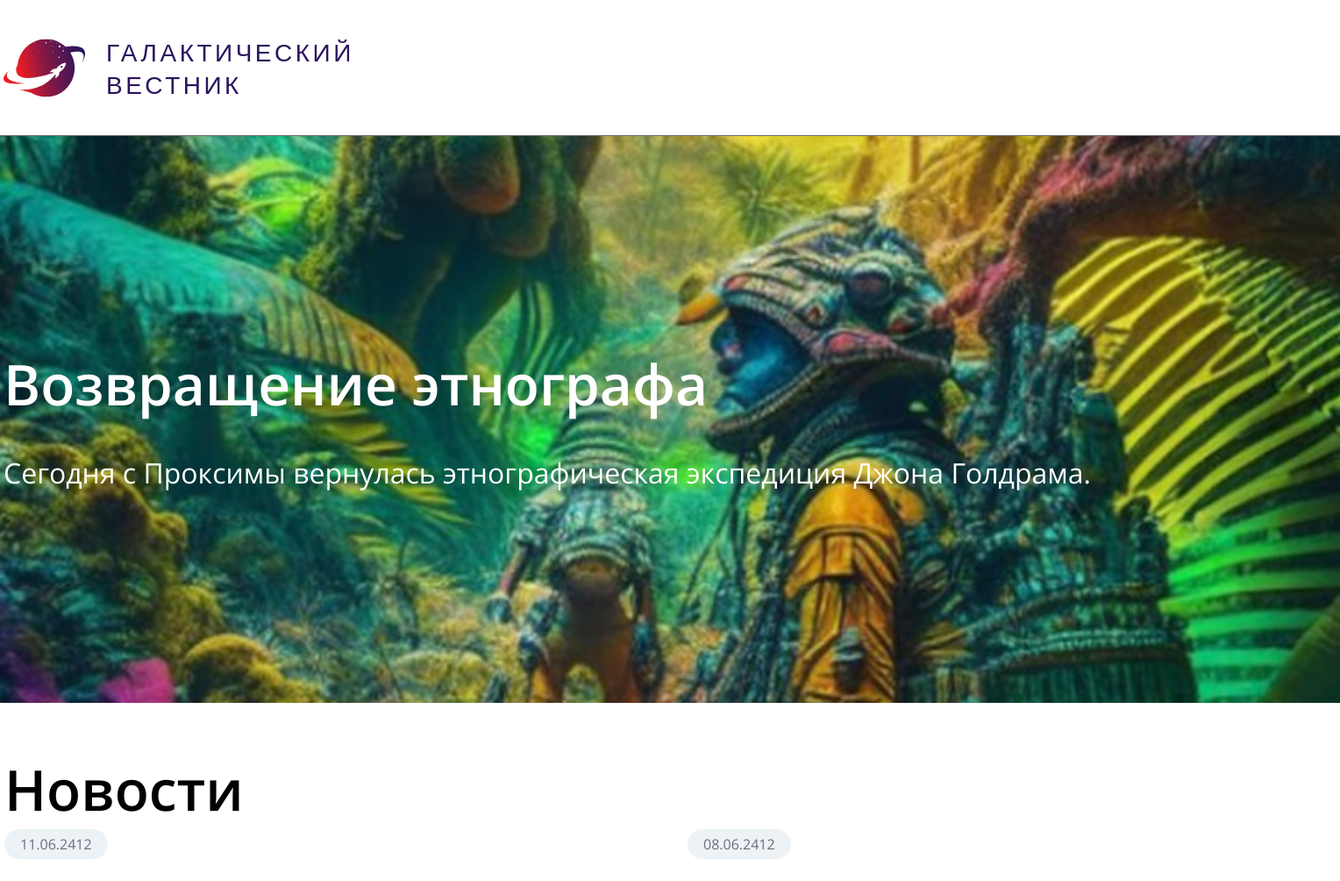
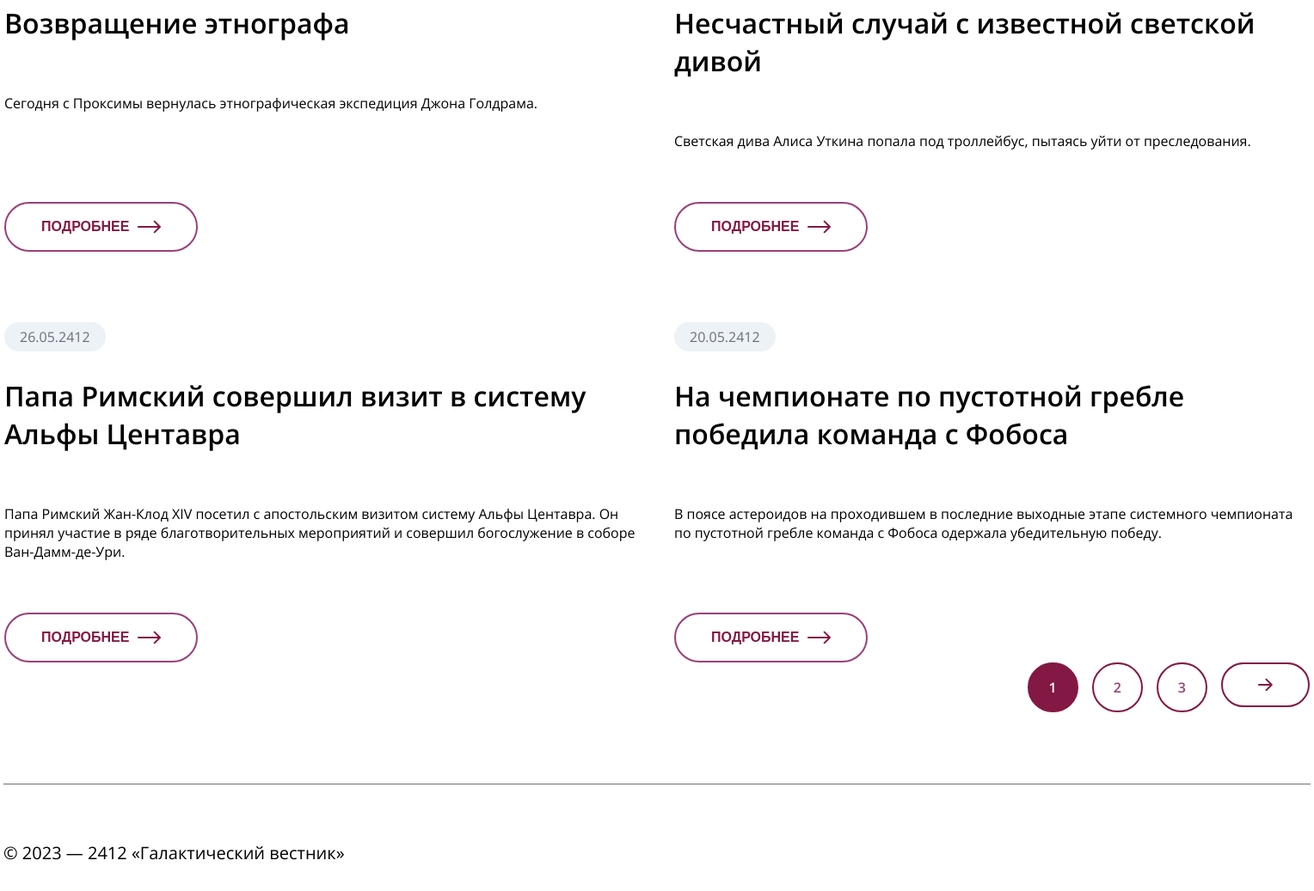
Page /news on the committed database (2 pictures, top to bottom).
### tables this page shows
CREATE TABLE `news` (
  `id` int(11) unsigned NOT NULL AUTO_INCREMENT,
  `date` datetime NULL DEFAULT NULL,
  `title` varchar(250) NOT NULL DEFAULT '',
  `announce` text NULL DEFAULT NULL,
  `content` text NULL DEFAULT NULL,
  `image` varchar(250) NOT NULL DEFAULT '',
  PRIMARY KEY (`id`),
  KEY `id` (`id`),

  KEY `idx_news_date` (`date`));

### app/Controllers/NewsController.php (called while the page is built, shortened)
<?php
class NewsController
{
    private ?News $model = null;
    public function __construct()
    {
        $this->model = new News();
    }
    public function index(): void
    {
        $numPage = !empty($_GET['page']) ? (int) $_GET['page'] : 1;
        $news = $this->model->getNews($numPage);
        $last = $this->model->getLastNews();
        $count = $this->model->getCountNews();
        include 'views/base.php';
    }
}

### index.php (called while the page is built, shortened)
<?php
require 'routes/route.php';

### app/Database.php (called while the page is built, shortened)
<?php
final class Database
{
    public static function connect()
    {
        $pdo = new \PDO(sprintf("%s:host=%s;dbname=%s",
            $_ENV['DB_CONNECTION'],
            $_ENV['DB_HOST'],
            $_ENV['DB_DATABASE']
        ), $_ENV['DB_USERNAME'], $_ENV['DB_PASSWORD']);
        $pdo->setAttribute(PDO::ATTR_ERRMODE, PDO::ERRMODE_EXCEPTION);
        return $pdo;
    }
}

### app/Models/News.php (called while the page is built, shortened)
<?php
class News
{
    private $db = null;
    public function __construct()
    {
        $this->db = Database::connect();
    }
    public function getNews($page)
    {
        try
        {
            $stmt = $this->db->query('SELECT * FROM `news` ORDER BY date DESC LIMIT 4 OFFSET ' . ($page - 1) * 4);
            return $stmt->fetchAll();
        } catch (PDOException $e) {
            throw new Exception($e->getMessage());
        }
    }
    public function getLastNews()
    {
        try
        {
            $stmt = $this->db->query('SELECT * FROM `news` ORDER BY date DESC LIMIT 1');
            return $stmt->fetch();
        } catch (PDOException $e) {
            throw new Exception($e->getMessage());
        }
    }
    public function getCountNews()
    {
        try
        {
            $stmt = $this->db->query('SELECT COUNT(*) FROM `news`');
            return $stmt->fetchColumn();
        } catch (PDOException $e) {
            throw new Exception($e->getMessage());
        }
    }
}

### views/news.php (the view, shortened to what this page needs)
<?php
    $lastPage = ceil($count / 4);
?>
<main>
    <section class="banner" style="background-image: url('/public/images/<?= $last['image'] ?>')">
        <div class="banner__container">
            <h2 class="banner__title"><?= $last['title'] ?></h2>
            <p class="banner__announce"><?= $last['announce'] ?></p>
        </div>
    </section>
    <section class="news">
        <div class="container">
            <h1 class="news__header">Новости</h1>
            <div class="news__cards">
                <?php foreach($news as $article): ?>
                    <a class="card" href="/news/<?= $article['id'] ?>">
                        <div class="card__content">
                            <div class="card__date"><?= date('d.m.Y', strtotime($article['date'])) ?></div>
                            <h2 class="card__title"><?= $article['title'] ?></h2>
                            <p class="card__announce"><?= $article['announce'] ?></p>
                        </div>
                        <button class="card__btn">
                            Подробнее
                            <img src="/public/images/Arrow.svg" alt="">
                        </button>
                    </a>
                <?php endforeach; ?>
            </div>
            <div class="news__controls">
                <button class="news__control active"><?= $numPage ?></button>
                <?php if ($numPage < $lastPage): ?>
                    <a href="/news?page=<?= $numPage + 1 ?>">
                        <button class="news__control"><?= $numPage + 1 ?></button>
                    </a>
                <?php endif; ?>
                <?php if ($numPage === 1): ?>
                    <a href="/news?page=<?= $numPage + 2 ?>">
                        <button class="news__control"><?= $numPage + 2 ?></button>
                    </a>
                <?php endif; ?>
                <?php if ($numPage < $lastPage): ?>
                    <a href="/news?page=<?= $numPage + 1 ?>">
                        <button class="news__control" id="next-page">
                            <img src="/public/images/SmallArrow.svg" alt="">
                        </button>
                    </a>
                <?php endif; ?>
            </div>
        </div>
    </section>
</main>

### public/style.css (style rules this page uses)
* { margin: 0; padding: 0; box-sizing: border-box; }
body { font-family: "Open Sans", sans-serif; font-weight: 400; }
a { text-decoration: none; color: inherit; }
.container { max-width: 1520px; margin: 0 auto; }
.banner { width: 100%; height: 646px; background-size: cover; background-position: center; }
.banner__container { display: flex; flex-direction: column; justify-content: center; height: 100%; max-width: 1520px; margin: 0 auto; }
.banner__title { font-weight: 600; color: #FFFFFF; font-size: 64px; line-height: 90px; }
.banner__announce + p { font-size: 32px; margin-top: 30px; line-height: 51px; color: #FFFFFF; }
.news { display: flex; flex-direction: column; margin-top: 54px; }
.news__header, .article__header { font-family: "Open Sans", sans-serif; font-weight: 600; font-size: 64px; line-height: 90px; }
.news__cards { display: grid; grid-template-columns: repeat(2, 739px); column-gap: 40px; row-gap: 82px; }
.card { display: flex; flex-direction: column; justify-content: space-between; gap: 30px; }
.card__date, .article__date { padding: 6px 18px 6px 18px; width: fit-content; border-radius: 20px; font-size: 16px; line-height: 22px; color: #6C6E7B; background-color: #ECF2F5; }
.card__content { min-height: 185px; display: flex; flex-direction: column; gap: 30px; }
.card__title { font-weight: 600; font-size: 32px; line-height: 44px; }
.card__announce { font-size: 20px; line-height: 32px; max-height: 110px; }
.card__btn, .article__btn { display: flex; align-items: center; border: 2px solid #9B407A; border-radius: 50px; width: fit-content; padding: 16px 41px 16px 41px; color: #841844; font-size: 16px; font-weight: 600; line-height: 22px; cursor: pointer; text-transform: uppercase; position: relative; background-color: inherit; }
.card__btn img { margin-left: 10px; }
.news__controls { display: flex; justify-content: flex-end; gap: 16px; margin-bottom: 83px; }
.news__control { border: 2px solid #841844; border-radius: 50px; padding: 16px 23px 16px 23px; cursor: pointer; font-size: 16px; font-weight: 600; line-height: 22px; color: #9B407A; display: flex; align-items: center; font-family: "Open Sans", sans-serif; background-color: inherit; }
.news__controls .active, .news__control:hover { color: #FFFFFF; background-color: #841844; }
#prev-page, #next-page { padding: 16px 41px 16px 41px; }

### rows in the picture
news: image (picture), title "Возвращение этнографа", announce "Сегодня с Проксимы вернулась этнографическая экспедиция Джона Голдрама.", date "11.06.2412"
news: date "08.06.2412", title "Несчастный случай с известной светской дивой", announce "Светская дива Алиса Уткина попала под троллейбус, пытаясь уйти от преследования."
news: date "26.05.2412", title "Папа Римский совершил визит в систему Альфы Центавра", announce "Папа Римский Жан-Клод XIV посетил с апостольским визитом систему Альфы Центавра. Он принял участие в ряде благотворительных мероприятий и совершил богослужение в соборе Ван-Дамм-де-Ури."
news: date "20.05.2412", title "На чемпионате по пустотной гребле победила команда с Фобоса", announce "В поясе астероидов на проходившем в последние выходные этапе системного чемпионата по пустотной гребле команда с Фобоса одержала убедительную победу."

### other values in the picture
$numPage "1"
$numPage + 1 "2"
$numPage + 2 "3"
